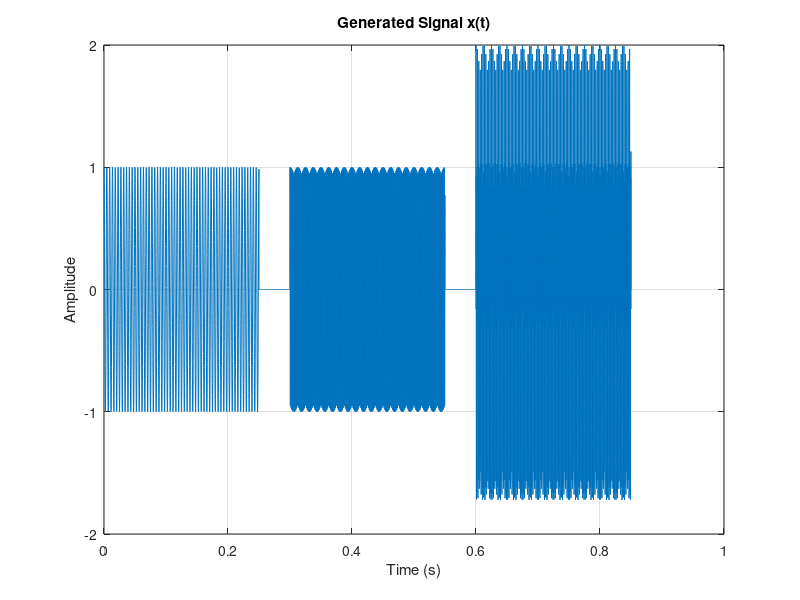

The MATLAB script that drew this image:
% Authored By: David Needens
%
% Last Modified: Nov. 2024
%
% Reference 4 Lab Exercises: 5.3 Piano Octave Decoding
%
% 
% This MATLAB code generates a time-domain signal consisting of sinusoidal
% components in three defined intervals, each with specific frequencies 
% (% 220 Hz, 880 Hz, 440 Hz, and 1760 Hz), and plots the resulting waveform
% over time.
%

%% 5.3a)
fs = 8000;              % Sampling frequency
t = 0:1/fs:0.85;        % Time vector from 0 to 0.85 seconds with 1/fs step
xx = zeros(size(t));    % Initialize signal vector

% Define the three time intervals
interval1 = (t >= 0) & (t < 0.25);
interval2 = (t >= 0.3) & (t < 0.55);
interval3 = (t >= 0.6) & (t < 0.85);

% Add sinusoids in each time interval
xx(interval1) = cos(2*pi*220*t(interval1));
xx(interval2) = cos(2*pi*880*t(interval2));
xx(interval3) = cos(2*pi*440*t(interval3)) + cos(2*pi*1760*t(interval3));

% Plot the signal
figure(10);
plot(t, xx);
title('Generated Signal x(t)');
xlabel('Time (s)');
ylabel('Amplitude');
grid on;
